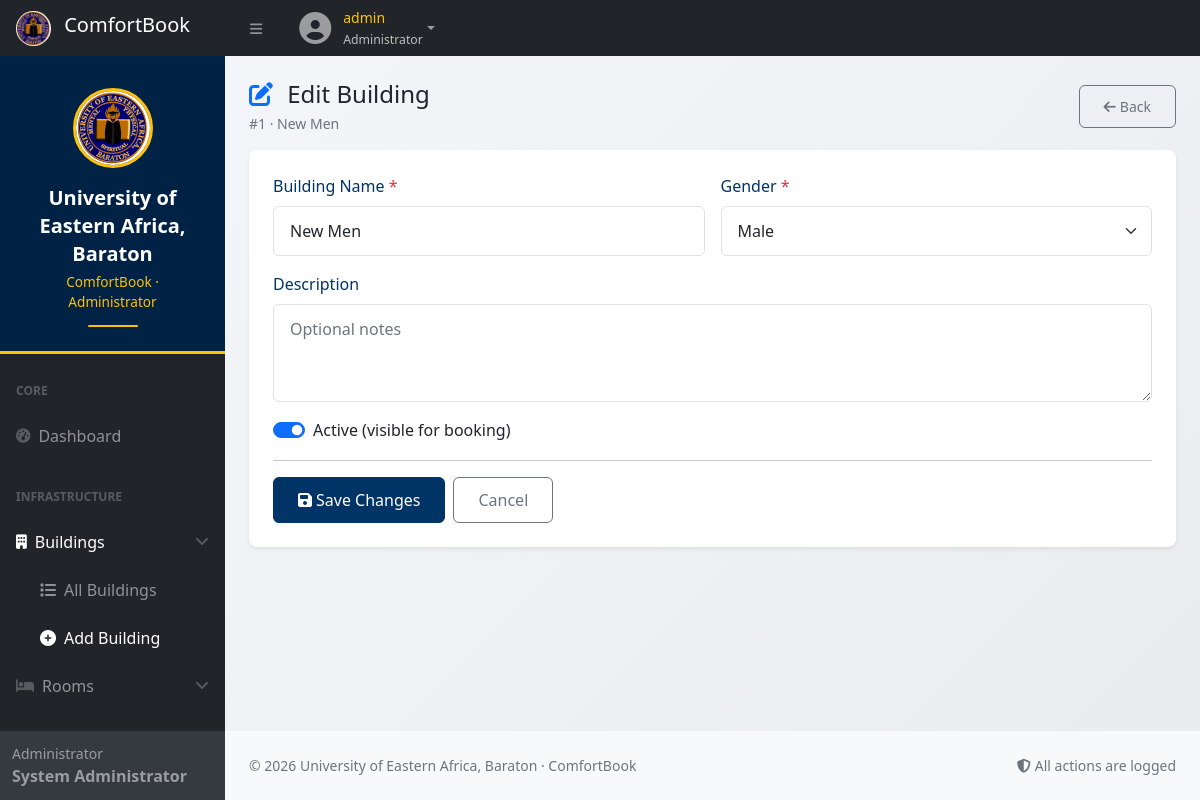
Screenshot of /user/building_form.php?id=1 (signed in) with the database file from the repository.
### tables this page shows
CREATE TABLE `blocks` (
  `id` int(10) UNSIGNED NOT NULL,
  `name` varchar(80) NOT NULL,
  `gender` enum('Male','Female') NOT NULL,
  `description` text DEFAULT NULL,
  `is_active` tinyint(1) NOT NULL DEFAULT 1,
  `created_at` datetime NOT NULL DEFAULT current_timestamp()
);

### includes/config.php (called while the page is built, shortened)
<?php
function h($v): string {
    return htmlspecialchars((string)$v, ENT_QUOTES, 'UTF-8');
}

### user/building_form.php (the view, shortened to what this page needs)
<?php
require_once __DIR__ . '/../includes/config.php';
require_once __DIR__ . '/../includes/auth.php';
$id      = (int)($_GET['id'] ?? 0);
$isEdit  = $id > 0;
$block   = null;
if ($isEdit) {
    $stmt = $pdo->prepare("SELECT * FROM blocks WHERE id = ?");
    $stmt->execute([$id]);
    $block = $stmt->fetch();
}
$form = $isEdit ? [
    'name'        => $block['name'],
    'gender'      => $block['gender'],
    'description' => $block['description'] ?? '',
    'is_active'   => (int)$block['is_active'],
] : [
    'name'        => '',
    'gender'      => 'Male',
    'description' => '',
    'is_active'   => 1,
];
?>
<?php include __DIR__ . '/partial/header.php'; ?>
<div id="layoutSidenav">
    <?php include __DIR__ . '/partial/sidebar.php'; ?>
    <div id="layoutSidenav_content">
        <main class="container-fluid px-4">
            <div class="d-flex justify-content-between align-items-center mt-4 mb-3">
                <div>
                    <h4 class="mb-1">
                        <i class="fas fa-<?= $isEdit ? 'edit' : 'plus-circle' ?> text-primary me-2"></i>
                        <?= $isEdit ? 'Edit Building' : 'Add Building' ?>
                    </h4>
                    <p class="text-muted small mb-0">
                        <?= $isEdit ? '#'.$id.' · '.h($block['name']) : 'Create a new hostel block' ?>
                    </p>
                </div>
                <a href="buildings.php" class="btn btn-outline-secondary btn-sm">
                    <i class="fas fa-arrow-left me-1"></i>Back
                </a>
            </div>
            <div class="card border-0 shadow-sm">
                <div class="card-body">
                    <form method="post">
                        <div class="row g-3">
                            <div class="col-md-6">
                                <label class="form-label">Building Name <span class="text-danger">*</span></label>
                                <input type="text" name="name" class="form-control" required
                                       value="<?= h($form['name']) ?>" placeholder="e.g., Male Block A">
                            </div>
                            <div class="col-md-6">
                                <label class="form-label">Gender <span class="text-danger">*</span></label>
                                <select name="gender" class="form-select" required>
                                    <option value="Male"   <?= $form['gender'] === 'Male'   ? 'selected' : '' ?>>Male</option>
                                </select>
                            </div>
                            <div class="col-12">
                                <label class="form-label">Description</label>
                                <textarea name="description" rows="3" class="form-control"
                                          placeholder="Optional notes"><?= h($form['description']) ?></textarea>
                            </div>
                            <div class="col-12">
                                <div class="form-check form-switch">
                                    <input class="form-check-input" type="checkbox" name="is_active" id="isActive"
                                           <?= $form['is_active'] ? 'checked' : '' ?>>
                                    <label class="form-check-label" for="isActive">Active (visible for booking)</label>
                                </div>
                            </div>
                        </div>
                        <hr>
                        <div class="d-flex gap-2">
                            <button class="btn btn-primary">
                                <i class="fas fa-save me-1"></i><?= $isEdit ? 'Save Changes' : 'Create Building' ?>
                            </button>
                            <a href="buildings.php" class="btn btn-outline-secondary">Cancel</a>
                        </div>
                    </form>
                </div>
            </div>
            <div class="pb-4"></div>
        </main>
<?php include __DIR__ . '/partial/footer.php'; ?>

### assets/css/ueab-theme.css (style rules this page uses)
:root { --ueab-primary: #003366; --ueab-primary-dark: #002244; --ueab-primary-light: #1a4d7a; --ueab-accent: #ffc107; --ueab-accent-light: #ffcd39; --ueab-accent-dark: #e6a700; --ueab-text-light: #ffffff; --ueab-text-muted: #f0f0f0; --ueab-text-dark: #333333; --ueab-border-light: rgba(255, 255, 255, 0.1); --ueab-border-dark: rgba(0, 51, 102, 0.1); --ueab-gradient: linear-gradient(135deg, var(--ueab-primary) 0%, var(--ueab-primary-dark) 100%); --ueab-shadow: 0 5px 15px rgba(0, 51, 102, 0.08); --ueab-shadow-hover: 0 8px 25px rgba(0, 51, 102, 0.15); }
body { background: linear-gradient(135deg, #f5f7fa 0%, #e9ecef 100%); font-family: 'Segoe UI', Tahoma, Geneva, Verdana, sans-serif; min-height: 100vh; }
.card { border: none; border-radius: 0.5rem; box-shadow: var(--ueab-shadow); transition: all 0.3s ease; margin-bottom: 1.5rem; overflow: hidden; }
.card-body { padding: 1.5rem; }
.form-control, .form-select { border: 1px solid #dee2e6; border-radius: 0.375rem; padding: 0.75rem 1rem; transition: all 0.3s ease; }
.form-label { color: var(--ueab-primary); font-weight: 500; margin-bottom: 0.5rem; }
.btn { padding: 0.625rem 1.5rem; border-radius: 0.375rem; font-weight: 500; transition: all 0.3s ease; position: relative; overflow: hidden; }
.btn-primary { background: var(--ueab-primary); border-color: var(--ueab-primary); }

### rows the page displays
blocks: name "New Men", gender "Male", is_active "☑"

### other values shown
$username "admin"
$roleDisplay "Administrator"
role_display() "Administrator"
$_SESSION['full_name'] "System Administrator"
$id "1"
